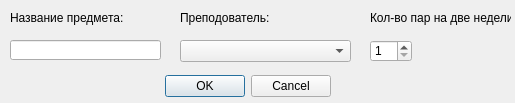
<?xml version="1.0" encoding="UTF-8"?>
<ui version="4.0">
 <class>ChangeLessonForm</class>
 <widget class="QDialog" name="ChangeLessonForm">
  <property name="geometry">
   <rect>
    <x>0</x>
    <y>0</y>
    <width>515</width>
    <height>103</height>
   </rect>
  </property>
  <property name="minimumSize">
   <size>
    <width>515</width>
    <height>103</height>
   </size>
  </property>
  <property name="maximumSize">
   <size>
    <width>515</width>
    <height>103</height>
   </size>
  </property>
  <property name="windowTitle">
   <string>Редактор предметов</string>
  </property>
  <widget class="QDialogButtonBox" name="DialogButtons">
   <property name="geometry">
    <rect>
     <x>-10</x>
     <y>70</y>
     <width>341</width>
     <height>32</height>
    </rect>
   </property>
   <property name="orientation">
    <enum>Qt::Horizontal</enum>
   </property>
   <property name="standardButtons">
    <set>QDialogButtonBox::Cancel|QDialogButtonBox::Ok</set>
   </property>
  </widget>
  <widget class="QLineEdit" name="NameEdit">
   <property name="geometry">
    <rect>
     <x>10</x>
     <y>40</y>
     <width>151</width>
     <height>20</height>
    </rect>
   </property>
  </widget>
  <widget class="QComboBox" name="TeacherList">
   <property name="geometry">
    <rect>
     <x>180</x>
     <y>40</y>
     <width>171</width>
     <height>22</height>
    </rect>
   </property>
  </widget>
  <widget class="QSpinBox" name="AmountBox">
   <property name="geometry">
    <rect>
     <x>370</x>
     <y>40</y>
     <width>42</width>
     <height>22</height>
    </rect>
   </property>
   <property name="minimum">
    <number>1</number>
   </property>
  </widget>
  <widget class="QLabel" name="label">
   <property name="geometry">
    <rect>
     <x>10</x>
     <y>10</y>
     <width>151</width>
     <height>16</height>
    </rect>
   </property>
   <property name="text">
    <string>Название предмета:</string>
   </property>
  </widget>
  <widget class="QLabel" name="label_2">
   <property name="geometry">
    <rect>
     <x>180</x>
     <y>10</y>
     <width>161</width>
     <height>16</height>
    </rect>
   </property>
   <property name="text">
    <string>Преподователь:</string>
   </property>
  </widget>
  <widget class="QLabel" name="label_3">
   <property name="geometry">
    <rect>
     <x>370</x>
     <y>10</y>
     <width>141</width>
     <height>16</height>
    </rect>
   </property>
   <property name="text">
    <string>Кол-во пар на две недели:</string>
   </property>
  </widget>
 </widget>
 <resources/>
 <connections>
  <connection>
   <sender>DialogButtons</sender>
   <signal>accepted()</signal>
   <receiver>ChangeLessonForm</receiver>
   <slot>accept()</slot>
   <hints>
    <hint type="sourcelabel">
     <x>248</x>
     <y>254</y>
    </hint>
    <hint type="destinationlabel">
     <x>157</x>
     <y>274</y>
    </hint>
   </hints>
  </connection>
  <connection>
   <sender>DialogButtons</sender>
   <signal>rejected()</signal>
   <receiver>ChangeLessonForm</receiver>
   <slot>reject()</slot>
   <hints>
    <hint type="sourcelabel">
     <x>316</x>
     <y>260</y>
    </hint>
    <hint type="destinationlabel">
     <x>286</x>
     <y>274</y>
    </hint>
   </hints>
  </connection>
 </connections>
</ui>
